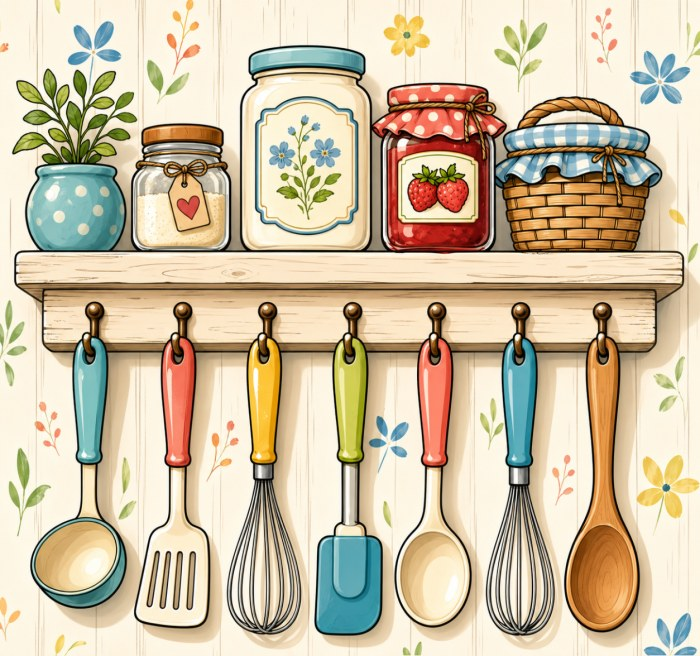
#> input picture Colour Mate/Colour Mate/Colour Mate/app/src/debug/assets/reveal/original.jpg, 700 x 656 px
$ python -i lineart_generator.py   (imports and definitions only)
#> lines starting #> are read from the running program, lines starting #| are printed output that depends on the picture; after the words box and inside, x2 and y2 are one past the last pixel; in counts of white or black regions, pixels touching at a corner belong together
"""Stage 2 — Creating clean line art (real OpenCV implementation).

    preprocessed → grayscale → median blur → adaptive threshold → despeckle

Produces clean black line art (black strokes on a white page). The line art is
the single source of truth for region boundaries downstream — regions are the
white areas enclosed by these black lines.
"""
from __future__ import annotations

from pathlib import Path

import cv2
import numpy as np

# Adaptive-threshold window. Larger block = thicker, more forgiving strokes.
BLOCK_SIZE = 9  # must be odd
C = 7  # constant subtracted from the local mean
DESPECKLE_KERNEL = 2  # removes isolated 1-2px noise dots


def run(preprocessed_path: Path, out_path: Path, profile: dict | None = None) -> Path:
#> called with out_path = 'out.png'
    block = int(profile.get("lineart_block", BLOCK_SIZE)) if profile else BLOCK_SIZE
    if block % 2 == 0:
        block += 1  # adaptiveThreshold requires an odd block size
    c = int(profile.get("lineart_c", C)) if profile else C

    img = cv2.imread(str(preprocessed_path), cv2.IMREAD_COLOR)
#> img is the input picture: shape (656, 700, 3); mean B, G, R 165.3, 192.6, 207.1
    gray = cv2.cvtColor(img, cv2.COLOR_BGR2GRAY)
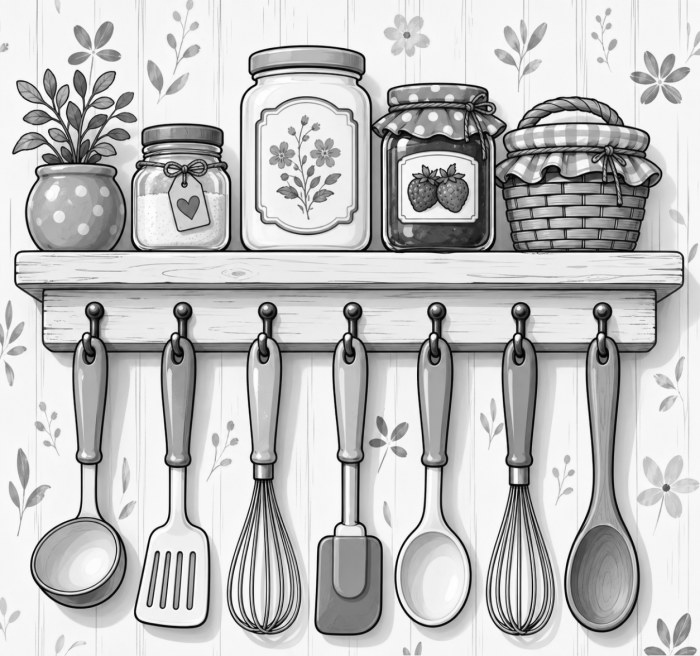
#> gray: shape (656, 700); min 0, max 255, mean 193.8

    # Median blur tames sensor/JPEG noise so the threshold doesn't pick it up.
    gray = cv2.medianBlur(gray, 5)
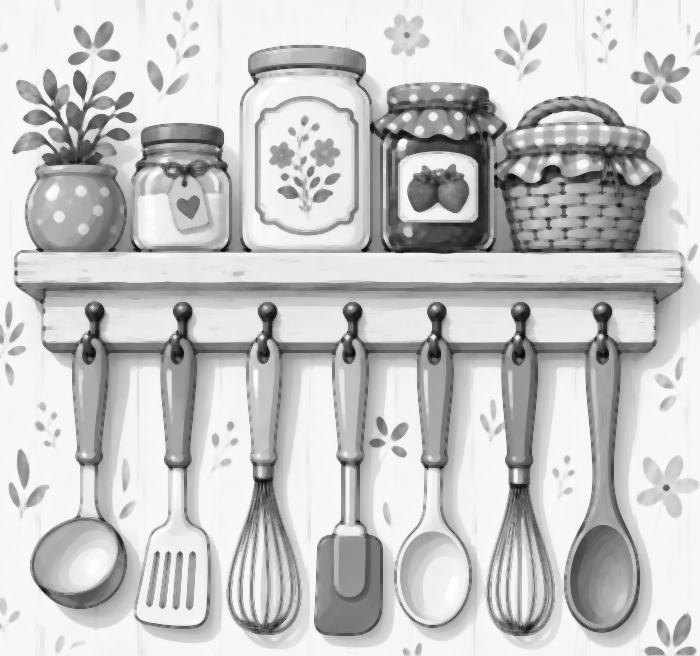
#> gray: shape (656, 700); min 7, max 254, mean 198.2

    # Adaptive threshold: white background (255), black lines (0). Robust to
    # uneven lighting because the threshold is local. Block/C come from the
    # difficulty profile (Hard = smaller block/C = more detail).
    lineart = cv2.adaptiveThreshold(
        gray,
        255,
        cv2.ADAPTIVE_THRESH_MEAN_C,
        cv2.THRESH_BINARY,
        block,
        c,
    )
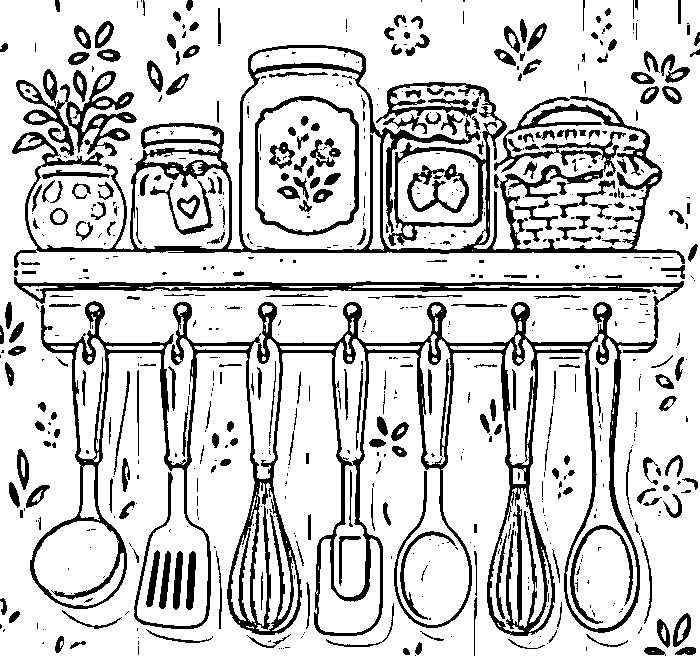
#> lineart: shape (656, 700); 80.9% white; 714 black regions (428 under 20 px), largest, box (x1, y1, x2, y2) and area: (14, 277, 684, 636) 33604, (12, 45, 685, 268) 18952, (16, 71, 137, 156) 2911

    # Despeckle: open the line layer (lines as foreground) to drop tiny dots.
    lines = cv2.bitwise_not(lineart)  # strokes -> 255
    kernel = np.ones((DESPECKLE_KERNEL, DESPECKLE_KERNEL), np.uint8)
    lines = cv2.morphologyEx(lines, cv2.MORPH_OPEN, kernel)
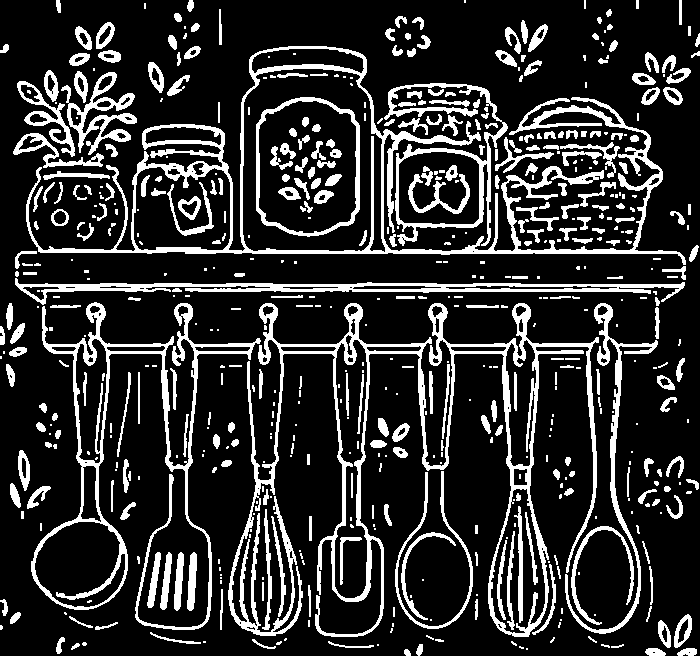
#> lines: shape (656, 700); 18.3% white; 580 white regions (268 under 20 px), largest, box (x1, y1, x2, y2) and area: (228, 303, 599, 637) 14923, (26, 46, 686, 265) 13118, (31, 302, 261, 630) 7448
    clean = cv2.bitwise_not(lines)  # back to black-on-white

    cv2.imwrite(str(out_path), clean)
    return out_path

>>> result = run('../../Colour Mate/Colour Mate/Colour Mate/app/src/debug/assets/reveal/original.jpg', 'out.png')
